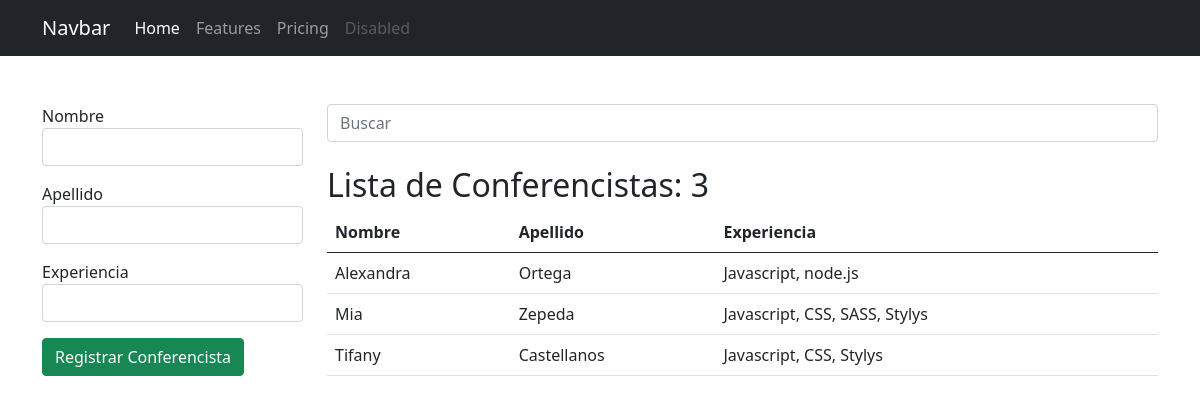
The app's page /conferencistas/ with its own data.
### app_registro/models.py (models this page shows, shortened)
class Conferencista(models.Model):
    nombre = models.CharField(max_length=30)
    apellido = models.CharField(max_length=30)
    experiencia = models.TextField()

### app_registro/views.py (the view, shortened to what this page needs)
# urls.py: path('conferencistas/', views.conferencistas, name="conferencistas"),
def conferencistas(request):
    q = request.GET.get('q')
    if q:
        data = Conferencista.objects.filter(nombre__startswith=q).order_by('nombre')
        '''
            select *
            from conferencistas
            where nombre like 'n%'
        '''
    else:
        data = Conferencista.objects.all().order_by('nombre')
    ctx = {
        'conferencistas': data,
        'q': q
    }
    return render(request, 'registro/conferencistas.html', ctx)

### app_registro/templates/registro/conferencistas.html (shortened to what this page needs)
{% extends "base.html" %}
{% block container %}
    <div class="row">
        <div class="col-3">
            <form action="{% url 'conferencistas' %}" method="post">
                <div class="mb-3">
                    <label for="nombre">Nombre</label>
                    <input type="text" name="nombre" id="nombre" class="form-control" required autofocus>
                </div>
                <div class="mb-3">
                    <label for="apellido">Apellido</label>
                    <input type="text" name="apellido" id="apellido" class="form-control" required>
                </div>
                <div class="mb-3">
                    <label for="experiencia">Experiencia</label>
                    <input type="text" name="experiencia" id="experiencia" class="form-control" required>
                </div>
                <div class="mb-3">
                    <input type="submit" class="btn btn-success" value="Registrar Conferencista">
                </div>
            </form>
        </div>
<div class="col-9">
    <form action="" method="get">
        <input type="search" name="q" value="{{ q|default_if_none:'' }}" class="form-control" placeholder="Buscar">
    </form>
    <h2 class="mt-4">Lista de Conferencistas: {{ conferencistas.count }}</h2>
    <table class="table table-hover">
        <thead>
            <tr>
                <th>Nombre</th>
                <th>Apellido</th>
                <th>Experiencia</th>
            </tr>
        </thead>
        <tbody>
            {% for c in conferencistas %}
            <tr>
                <td>{{ c.nombre }}</td>
                <td>{{ c.apellido }}</td>
                <td>{{ c.experiencia }}</td>
            </tr>
            {% empty %}
            <tr>
                <td colspan="4" class="text-danger text-center">No se encontraron resultados</td>
            </tr>
            {% endfor %}
        </tbody>
    </table>
</div>
</div>
{% endblock %}

### records on screen
Conferencista: nombre "Alexandra", apellido "Ortega", experiencia "Javascript, node.js"
Conferencista: nombre "Mia", apellido "Zepeda", experiencia "Javascript, CSS, SASS, Stylys"
Conferencista: nombre "Tifany", apellido "Castellanos", experiencia "Javascript, CSS, Stylys"

### other values on screen
{{ conferencistas.count }} "3"
